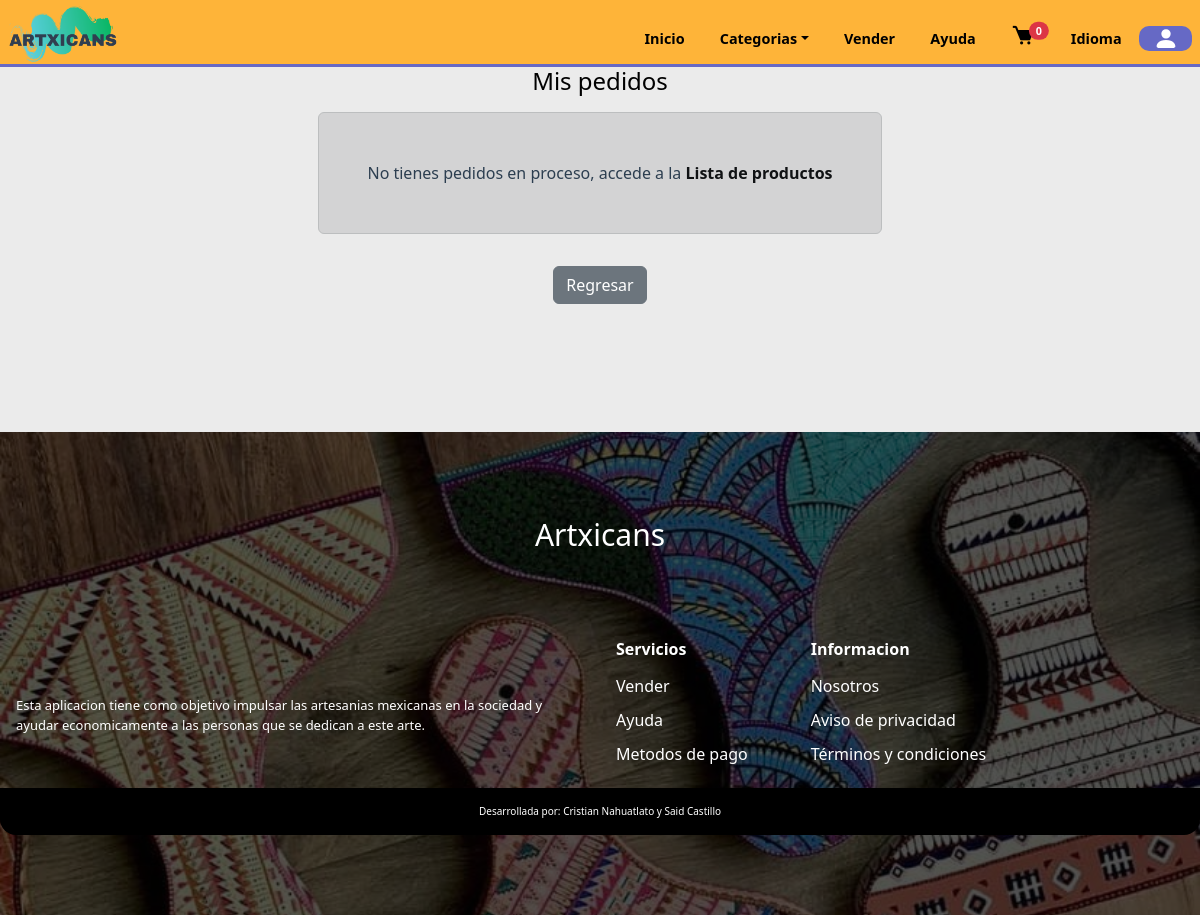
The page /orders.php (signed in) on the database as committed earlier.
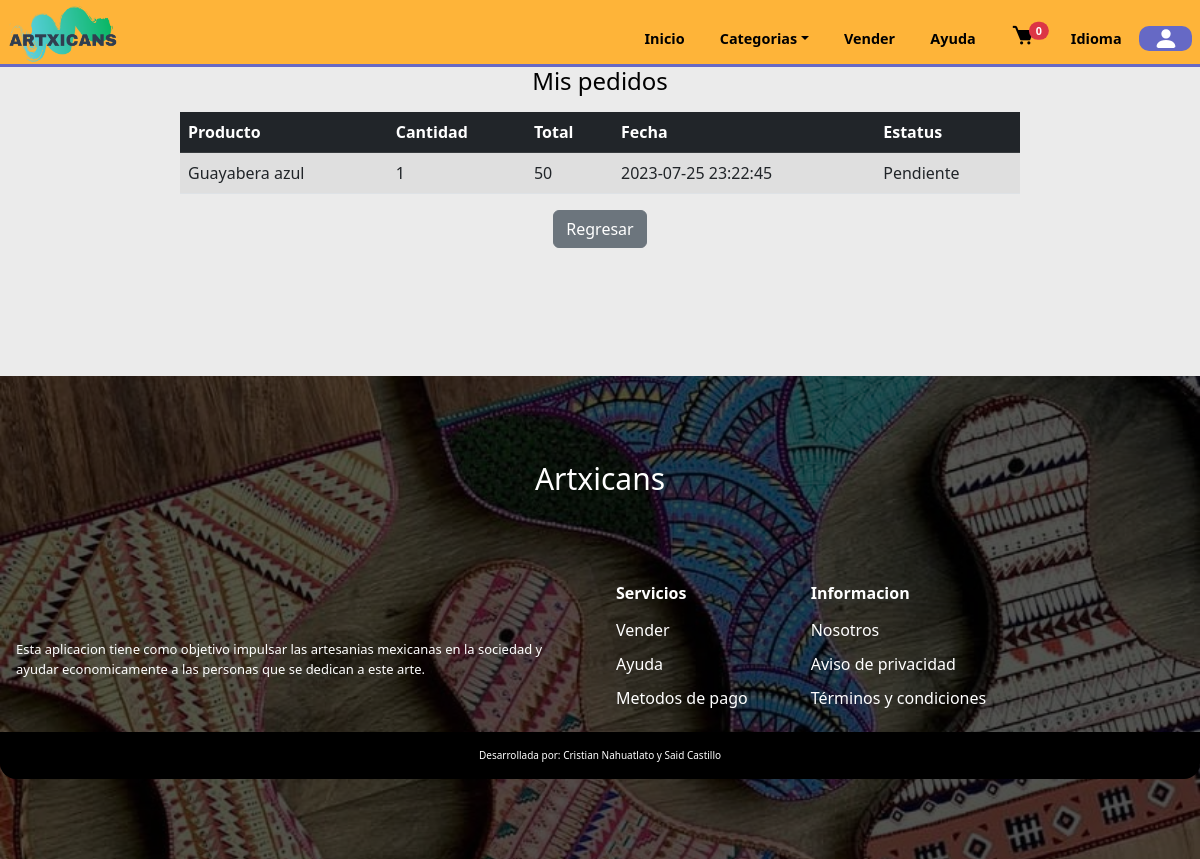
The same page on the database as committed later.
### tables this page shows
CREATE TABLE `detalleventa` (
  `id` int(11) NOT NULL,
  `id_venta` int(11) NOT NULL,
  `id_producto` int(11) NOT NULL,
  `preciounitario` decimal(20,2) NOT NULL,
  `cantidad` int(11) NOT NULL,
  `ID_registro` int(11) DEFAULT NULL
);

CREATE TABLE `products` (
  `id_product` int(11) NOT NULL,
  `product` varchar(80) NOT NULL,
  `image1` varchar(80) NOT NULL,
  `price` int(11) NOT NULL,
  `description` varchar(250) NOT NULL,
  `category` varchar(30) NOT NULL,
  `stock` int(11) NOT NULL,
  `image2` varchar(30) NOT NULL,
  `image3` varchar(30) NOT NULL,
  `ID_registro` int(11) DEFAULT NULL,
  `estatus` varchar(50) NOT NULL
);

CREATE TABLE `ventas` (
  `id_venta` int(11) NOT NULL,
  `clavetransaccion` varchar(250) NOT NULL,
  `paypaldatos` text NOT NULL,
  `fecha` datetime NOT NULL,
  `correo` varchar(5000) NOT NULL,
  `total` decimal(60,2) NOT NULL,
  `estatus` varchar(250) NOT NULL,
  `envio` varchar(50) NOT NULL,
  `crastreo` varchar(200) NOT NULL
);

### orders.php (the view, shortened to what this page needs)
<?php
include('./global/conexion.php');
include('./templates/cabecera.php');
$id_u = $_SESSION['id'];
$query = mysqli_query($conn,"SELECT * FROM products INNER JOIN detalleventa
                            ON products.id_product = detalleventa.id_producto INNER JOIN ventas ON
                            detalleventa.id_venta = ventas.id_venta WHERE detalleventa.ID_registro = $id_u");
?>
<section class="orders">
    <h2 align="center">Mis pedidos</h2>
    <?php
        if($query->num_rows > 0){
    ?>
    <div class="table-responsive-lg ">
                            <table class="table table-striped mt-3 p-2 cart-table-1">
                                <thead class="table-dark">
                                    <tr>
                                        <th scope="col">Producto</th>
                                        <th scope="col">Cantidad</th>
                                        <th scope="col">Total</th>
                                        <th scope="col">Fecha</th>
                                        <th scope="col">Estatus</th>
                                    </tr>
                                </thead>
                                <tbody>
                                <?php
                                    while($row = mysqli_fetch_array($query)){
                                        $estatus = $row['estatus'];
                                        if($estatus == 'completo'){
                                        $cantidad = $row['cantidad'];
                                        $precio = $row['preciounitario'];
                                        $total = $precio * $cantidad;
                                ?>
                                    <tr>
                                        <td scope="row"><?php echo $row['product']?></td>
                                        <td scope="row"><?php echo $cantidad?></td>
                                        <td scope="row"><?php echo $total?></td>
                                        <td scope="row"><?php echo $row['fecha']?></td>
                                        <td scope="row"><?php echo $row['envio']?></td>
                                    </tr>
                                 <?php } }?>
                                </tbody>
                            </table>
                        </div>
                        <?php }else{?>
                            <div class="m-0  row justify-content-center align-items-center mt-3">
                                <div class="alert alert-dark text-center p-5 col-auto" role="alert">
                                    No tienes pedidos en proceso, accede a la <a href="./index.php" class="alert-link">Lista de productos</a>
                                </div>
                            </div>
                        <?php }?>
                <center class="mt-3">
                    <button class="btn btn-secondary" onclick="location.href='profile.php'">Regresar</button>
                </center>
</section>
<?php
include('./templates/pie.php');
?>

### templates/cabecera.php (shortened to what this page needs)
<!DOCTYPE html>
<html lang="es">
  <head>
    <link rel="stylesheet" href="./styles/bootstrap-5.2.3-dist/css/bootstrap.min.css">
    <link
      rel="stylesheet"
      href="https://cdn.jsdelivr.net/npm/swiper@8/swiper-bundle.min.css"
    />
    <link rel="stylesheet" href="styles/pages/signup-login.css?v=2" />
    <link rel="stylesheet" href="./styles/home/products.css?v=2">
    <link rel="stylesheet" href="./styles/home/searchbox.css?v=2" />
    <link rel="stylesheet" href="./styles/footer/footer.css?v=2" />
    <link rel="stylesheet" href="./styles/home/main.css?v=2" />
    <link rel="stylesheet" href="./styles/header/header.css?v=2" />
    <link rel="stylesheet" href="./styles/pages/products.css?v=2" />
    <link rel="stylesheet" href="./styles/pages/sellers.css?v=2" />
    <link rel="stylesheet" href="./styles/pages/reg_seller.css?v=2" />
    <link rel="stylesheet" href="./styles/pages/categories.css?v=2" />
    <link rel="stylesheet" href="./styles/pages/help.css?v=2" />
    <link rel="stylesheet" href="./styles/pages/profile.css?v=2" />
    <link rel="stylesheet" href="./styles/pages/chats.css?v=2" />
    <link rel="stylesheet" href="./styles/pages/about.css?v=2" />
    <link rel="stylesheet" href="./styles/pages/orders.css?v=2" />
    <link rel="stylesheet" href="./styles/pages/cart.css?v=2" />
    <link rel="stylesheet" href="index.css?v=2" />
    <link href='https://unpkg.com/boxicons@2.0.9/css/boxicons.min.css' rel='stylesheet'>
  </head>
  <body>
    <header class="header">
      <nav class="navigation">
        <div class="logo">
          <a href="index.php"> <img src="./assets/logo/3.png"  "/> </a>
        </div>
        <div class="navbar" id="navbar">
          <ul class="navList">
            <li class="navItem"><a href="index.php">Inicio</a></li>
            <li class="navItem dropdown set-categories">
              <a
                href=""
                class="dropdown-toggle"
                data-bs-toggle="dropdown"
                aria-expanded="false"
                >Categorias</a
              >
            </li>
            <li class="navItem"><a href="helpers/validate-seller.php">Vender</a></li>
            <li class="navItem"><a href="help.php">Ayuda</a></li>
            <li class="navItem"><a href="cart.php" class="position-relative"><i class='bx bxs-cart bx-sm' >
            </i>
             <span class="position-absolute top-0 right-0 start-100 translate-middle badge rounded-pill bg-danger">
      <?php echo (empty($_SESSION['cart']))?0: count($_SESSION['cart']); ?>
  </span>
    </a></li>
            <li class="navItem"><a data-bs-toggle="modal" data-bs-target="#translateModal" style="cursor:pointer;">Idioma</a></li>
            <?php if(@!$_SESSION['user']){?>
            <div class="headerBtn">
              <button class="loginBtn" onclick="location.href='login.php'">
                <a>Ingresa</a>
              </button>
              <button class="btn-header2 signBtn" onclick="location.href='signup.php'">
                <a>Regístrate</a>
              </button>
            </div>
            <?php }else{?>
              <a href="profile.php" class="cuenta" style="display:flex;align-items:cneter;justify-content:center;">
              <svg xmlns="http://www.w3.org/2000/svg" width="40" height="25" fill="#ffff" style="cursor:pointer;"  class="bi bi-person-fill" viewBox="0 0 16 16">
                  <path d="M3 14s-1 0-1-1 1-4 6-4 6 3 6 4-1 1-1 1H3Zm5-6a3 3 0 1 0 0-6 3 3 0 0 0 0 6Z"/>
              </svg>
              </a>
              <?php }?>
          </ul>
        </div>
      </nav>
    </header>

### templates/pie.php (shortened to what this page needs)
 <section class="footer">
  <div class="footer-img">
    <img src="assets/material/tablas.jpg" alt="footer">
  </div>
  <div class="fooContent">
    <div class="contactsDiv flex">
      <div class="footer-text">
        <small>Artxicans</small>
      </div>
    </div>
  <div class="footerCard flex">
    <div class="footerIntro flex">
      <div class="footerParagraph">
      Esta aplicacion tiene como objetivo impulsar las artesanias mexicanas en la sociedad
      y ayudar economicamente a las personas que se dedican a este arte.
      </div>
    </div>
    <div class="footerLinks grid">
      <div class="linkGroup">
        <span class="groupTitle">
          Servicios
        </span>
        <li class="footerList flex"><a href="helpers/validate-seller.php">Vender</a></li>
        <li class="footerList flex"><a href="./help.php">Ayuda</a></li>
        <li class="footerList flex"><a data-bs-toggle="modal" data-bs-target="#ModalPagos">Metodos de pago</a></li>
      </div>
      <div class="linkGroup">
        <span class="groupTitle">
          Informacion
        </span>
        <li class="footerList flex"><a href="./about.php">Nosotros</a></li>
        <li class="footerList flex"><a data-bs-toggle="modal" data-bs-target="#ModalPrivacidad">Aviso de privacidad</a></li>
        <li class="footerList flex"><a data-bs-toggle="modal" data-bs-target="#ModalTerminos">Términos y condiciones</a></li>
      </div>
      </div>
      <div class="footer-end flex">
        <small>Desarrollada por:  Cristian Nahuatlato y Said Castillo</small>
      </div>
    </div>
  </div>
</section>
  </body>
</html>

### styles/footer/footer.css (style rules this page uses)
.footer { width: 100%; position: relative; padding: 2rem 0; display: flex; align-items: center; justify-content: center; margin:auto; margin-bottom: 4rem; margin-top: 8rem; }
.footer-img { position: absolute; height: 100%; width: 100%; }
.footer-img img { height: 100%; object-fit: cover; width: 100vw; }
.footer-img::after { content: ''; position: absolute; background: rgba(10, 10, 10, 0.7); top: 0; bottom: 0; right: 0; left: 0; mix-blend-mode: multiply; }
.fooContent { width: 100%; height: max-content; padding: 2rem initial; display: flex; justify-content: center; align-items: center; flex-direction: column; margin: auto; row-gap: 2rem; z-index: 100; }
.contactsDiv { justify-content: space-between; flex-direction: column; gap: 1rem; }
.footer-text small { font-size: 30px; font-weight: 400; color: white; }
.footerCard { position: relative; padding: 1rem 1rem 4rem; gap: 2rem; border-radius: 1rem; width: 100%; justify-content: center; flex-direction: column; align-items: center; overflow: hidden; }
.footerIntro { flex-basis: 50%; justify-content: center; align-items: flex-start; flex-direction: column; row-gap: .5rem; }
.footerParagraph { font-size: 13px; color: white; }
.footerLinks { flex-basis: 50%; width: 100%; gap: 1rem; grid-template-columns: repeat(2,1fr); justify-content: space-between; }
.linkGroup .groupTitle { display: block; font-weight: 600; color: white; margin-bottom:.5rem; }
.footerList { font-size: 15px; color: white; transition: .3s ease-in-out; cursor: pointer; }
.footer-end { flex-direction: column; position: absolute; bottom: 0; left: 0; right: 0; background: black; padding: 1rem 2rem; }
.footer-end small { font-size: 10px; color: white; }
.footerList a { color: white; }
@media screen and (min-width:840px) { .footer { padding: 5rem 0; margin-bottom: 0; } }
@media screen and (min-width:840px) { .footerCard { flex-direction: row; } }
@media screen and (min-width:840px) { .footerLinks { grid-template-columns: repeat(3,1fr); padding-bottom: 1rem; } }
@media screen and (min-width: 1024px) { .footerCard { padding: 3rem 1rem; } }
@media screen and (min-width: 1024px) { .footerIntro { font-size: 15px; color: white; } }
@media screen and (min-width: 1024px) { .footerList { font-size: 16px; padding: 5px 0; } }

### styles/home/main.css (style rules this page uses)
.set-categories { display: none; }
@media screen and (min-width: 768px) { .set-categories { display: block; } }
body { top:0px !important; }

### styles/header/header.css (style rules this page uses)
.header { position: fixed; background: var(--first-color); width: 100%; padding: 0.9rem; z-index: 1000; bottom: 0; }
.navigation { display: flex; align-items: center; justify-content: space-between; }
.logo a { font-family: "Bungee Inline", cursive; font-size: 1.7rem; text-decoration: none; color: var(--black-color); }
.logo a::first-letter { text-transform: uppercase !important; }
@media screen and (min-width: 769px) { .header { position: sticky; top: 0; padding: 0.5rem; height: calc(var(--header-height) - 0.5rem); border-bottom: 3px solid var(--second-alpha-color); } }
@media screen and (min-width: 769px) { .navbar > .navList { margin-top: 0.5rem; display: flex; align-items: center; justify-content: center; flex-direction: row; } }
@media screen and (min-width: 769px) { .navbar > .navList > .navItem > a { color: var(--black-color); padding: 0rem 0.2rem; font-size: 0.9rem; font-weight: 600; } }
@media screen and (min-width: 960px) { .navbar > .navList > .navItem { padding: 0 0.9rem; } }
.logo a img { width:110px; }
@media screen and (min-width:768px) { .logo a img { width:110px; margin-top:-20px; } }

### styles/pages/cart.css (style rules this page uses)
.cart-table-1 { width: 90vw; margin: 0 auto; }
@media screen and (min-width:768px) { .cart-table-1 { width: 70vw; } }

### templates/cabecera.php (style rules this page uses)
.cuenta { color:black; font-size:0.9rem; background:var(--second-alpha-color); padding:0 0.4rem; border-radius:10px }

### helpers/loader.php (style rules this page uses)
*,*:after,*:before { margin:0; padding:0; -webkit-box-sizing:border-box; -moz-box-sizing:border-box; box-sizing:border-box; }

### styles/pages/reg_seller.css (style rules this page uses)
.text-center { text-align: center; color: #2c3e50; }

Rows that differ between the two databases and show on the page:
added detalleventa: id_producto.product "Guayabera azul", cantidad "1", total "50", id_venta.fecha "2023-07-25 23:22:45", id_venta.envio "Pendiente"
Other text that changed with them:
text no longer shown: "No tienes pedidos en proceso, accede a la Lista de productos"
text now shown: "Producto Cantidad Total Fecha Estatus"
